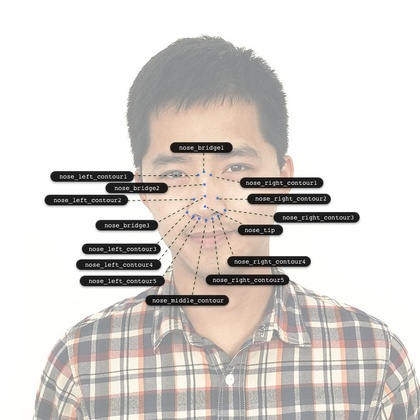
%> input picture apidoc/face++/asset/http/bj-mc-prod-asset.oss-cn-beijing.aliyuncs.com/wiki-pic/2n .jpg, 420 x 420 px, shrunk from 800 x 800 before the run
$ octave --eval "result = bianma7(imread('../../../apidoc/face++/asset/http/bj-mc-prod-asset.oss-cn-beijing.aliyuncs.com/wiki-pic/2n .jpg'));"   (GNU Octave 9; MATLAB toolbox functions it lacks are replaced by stand-ins)
%> lines starting %> are read from the running program, lines starting %| are printed output that depends on the picture; in (x1, y1, x2, y2) boxes, pixels count from 0 and x2, y2 are one past the last pixel; in counts of white or black regions, pixels touching at a corner belong together; the program's own positions count from 1
%%两核滤波器+三核滤波器fusion
%%
function A_f=bianma7(A)

[a b]=size(A);
%> a = 420; b = 1260

fn=5;
alf=1.7;
dist=5;%%需要调整的参数

H1=fspecial('gaussian',fn,alf);
A_j1 = imfilter(A,H1);
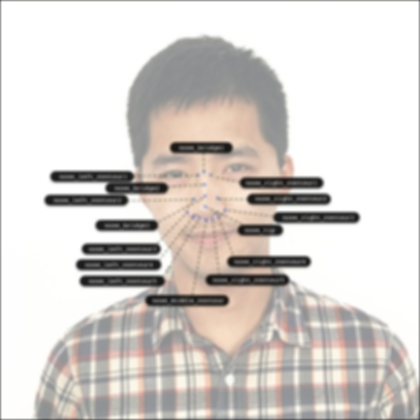
%> A_j1: size 420x420x3 uint8; mean R, G, B 214, 209.3, 205.7

A_j2=A_j1;
for i=1:(b-dist)
    A_j2(:,i)=A_j1(:,i)-A_j1(:,i+dist);
end
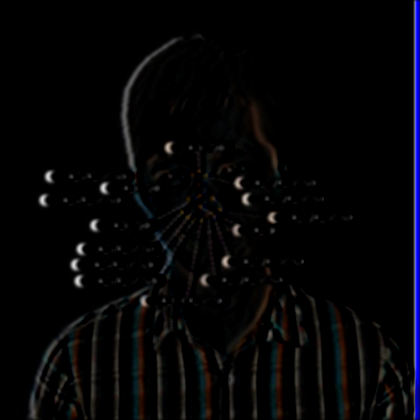
%> A_j2: size 420x420x3 uint8; mean R, G, B 5.4, 5, 7

H2=fspecial('gaussian',fn,alf);
B1=imfilter(A,H2);


B3=B1;
for i=1:(b-dist)
    B3(:,i)=B1(:,i)-2*B1(:,i+dist);
end
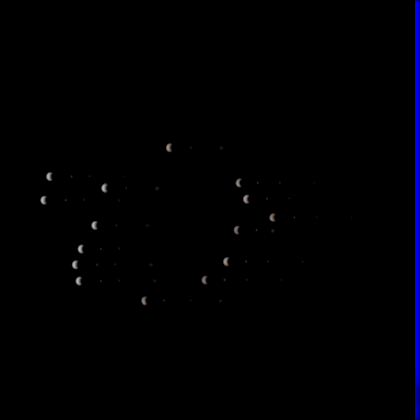
%> B3: size 420x420x3 uint8; mean R, G, B 0.4, 0.4, 3
B4=B3;
for i=1:(b-2*dist)
    B4(:,i)=B3(:,i)+B1(:,i+2*dist);
end
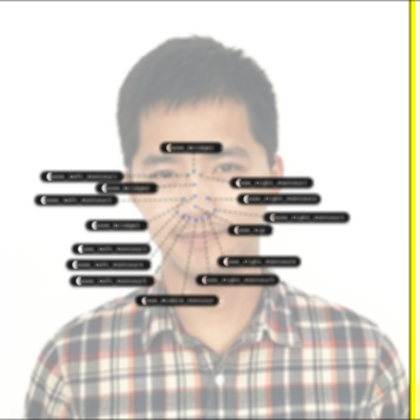
%> B4: size 420x420x3 uint8; mean R, G, B 214.4, 209.7, 203

%%fusion of score-level
B5=B4+A_j2;
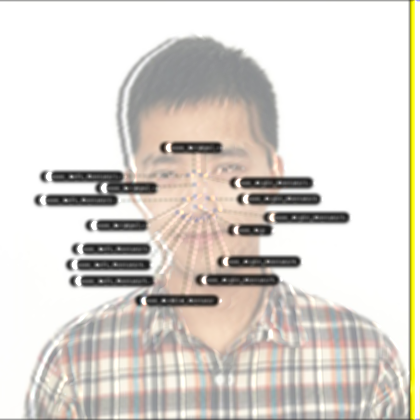
%> B5: size 420x420x3 uint8; mean R, G, B 218.9, 213.9, 207.6

%%二值化
for i=1:a
    for j=1:b
        if B5(i,j)>0
            A_f(i,j)=1;
        else
            A_f(i,j)=0;
        end
    end
end
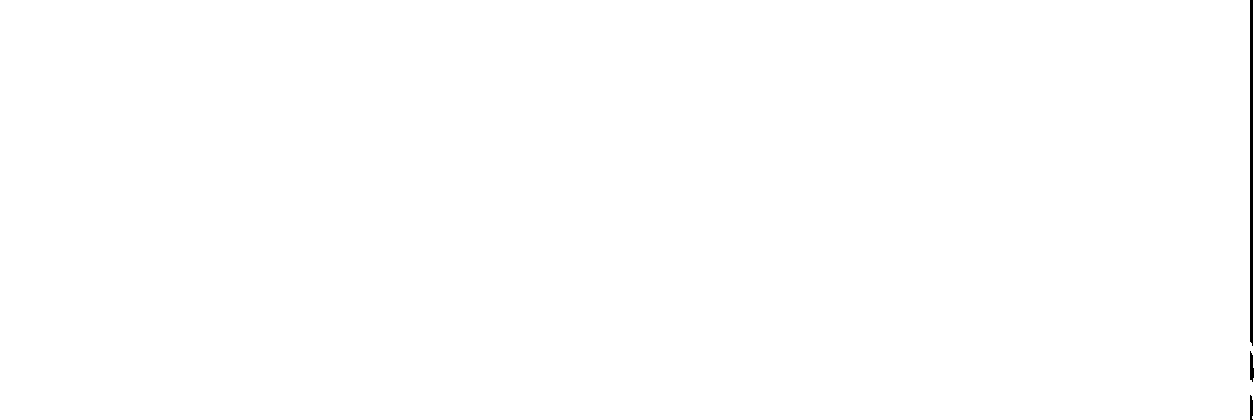
%> A_f: size 420x1260 double; values 0 (black) and 1 (white), 99.8% white; 3 black regions, box (x1, y1, x2, y2) and area: (1250, 0, 1253, 346) 1031, (1250, 351, 1254, 382) 93, (1250, 395, 1253, 420) 66

$ run again, on apidoc/face++/asset/http/bj-mc-prod-asset.oss-cn-beijing.aliyuncs.com/wiki-pic/Gesture1.jpg
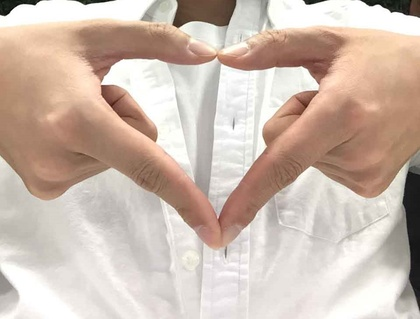
%> input picture apidoc/face++/asset/http/bj-mc-prod-asset.oss-cn-beijing.aliyuncs.com/wiki-pic/Gesture1.jpg, 420 x 319 px, shrunk from 959 x 729 before the run
%> after the loop in bianma7, `for i=1:(b-dist)`:
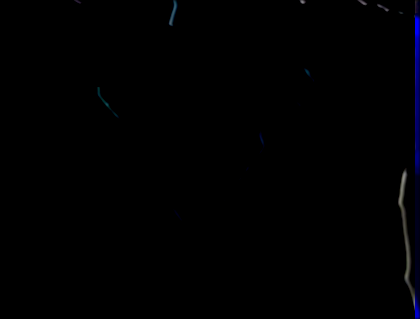
%> B3: size 319x420x3 uint8; mean R, G, B 0.4, 0.5, 1.4
%> in bianma7, `B5=B4+A_j2;`:
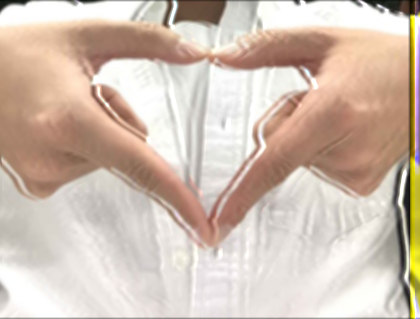
%> B5: size 319x420x3 uint8; mean R, G, B 209.4, 191.6, 178.1

$ run again, on apidoc/face++/asset/http/bj-mc-prod-asset.oss-cn-beijing.aliyuncs.com/wiki-pic/Gesture16.jpg
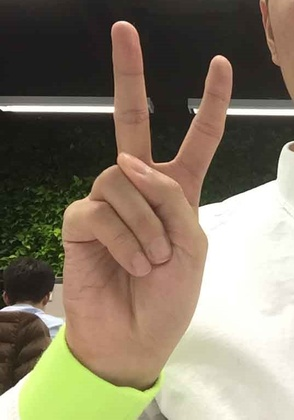
%> input picture apidoc/face++/asset/http/bj-mc-prod-asset.oss-cn-beijing.aliyuncs.com/wiki-pic/Gesture16.jpg, 294 x 420 px, shrunk from 537 x 766 before the run
%> after the loop in bianma7, `for i=1:(b-dist)`:
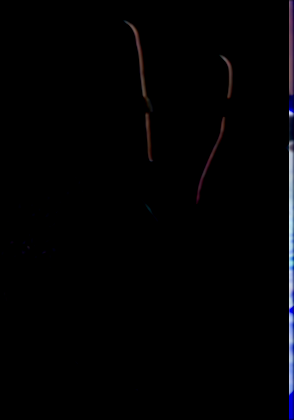
%> B3: size 420x294x3 uint8; mean R, G, B 2.3, 2.2, 3.1
%> after the loop in bianma7, `for i=1:a`:
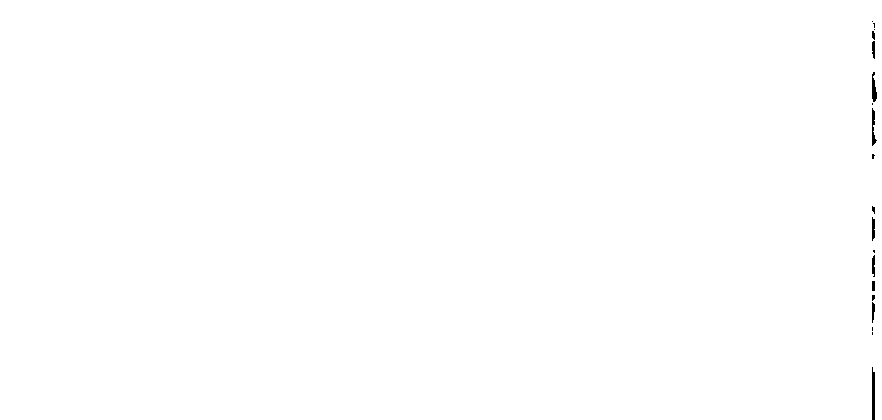
%> A_f: size 420x882 double; values 0 (black) and 1 (white), 99.8% white; 19 black regions (10 under 20 px), largest, box (x1, y1, x2, y2) and area: (872, 367, 875, 420) 149, (872, 72, 877, 102) 99, (872, 108, 877, 146) 97
